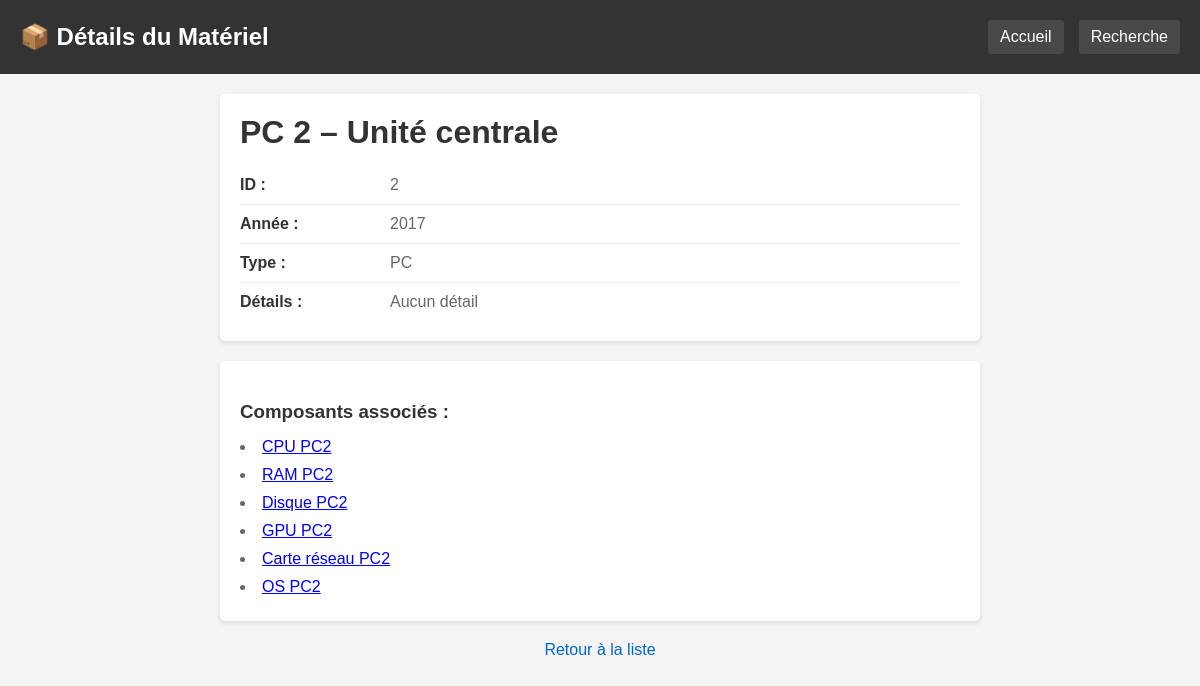
The app's page /details.php?id=2 with its own data.
### tables this page shows
CREATE TABLE MATERIEL (
    idMateriel INT PRIMARY KEY,
    nom VARCHAR(100) NOT NULL,
    annee INT,
    details VARCHAR(255),
    idType INT NOT NULL,
    idParent INT,
    FOREIGN KEY (idType) REFERENCES TYPEE(idType),
    FOREIGN KEY (idParent) REFERENCES MATERIEL(idMateriel)
);

CREATE TABLE TYPEE (
    idType INT PRIMARY KEY AUTO_INCREMENT,
    libelle VARCHAR(50) NOT NULL
);

### Public/details.php (the view, shortened to what this page needs)
<?php
try {
    $pdo = new PDO("mysql:host=$host;dbname=$dbname;charset=$charset", $user, $password);
} catch (PDOException $e) {
    die("Erreur : " . $e->getMessage());
}
if (isset($_GET['id'])) {
    $id = $_GET['id'];
    $sql = "
        SELECT
            m.*,
            t.libelle
        FROM MATERIEL m
        JOIN TYPEE t ON m.idType = t.idType
        WHERE m.idMateriel = :id
    ";
    $stmt = $pdo->prepare($sql);
    $stmt->execute(['id' => $id]);
    $materiel = $stmt->fetch();
    if ($materiel) {
?>
<!DOCTYPE html>
<html lang='fr'>
<head>
</head>
<body>
<div class="header">
    <h1>📦 Détails du Matériel</h1>
    <div class="header-links">
        <a href="index.php">Accueil</a>
        <a href="recherche.php">Recherche</a>
    </div>
</div>
<div class="container">
    <div class="details-box">
        <h1><?php print($materiel['nom']); ?></h1>
        <div class="detail-row">
            <div class="detail-label">ID :</div>
            <div class="detail-value"><?php print($materiel['idMateriel']); ?></div>
        </div>
        <div class="detail-row">
            <div class="detail-label">Année :</div>
            <div class="detail-value"><?php print(isset($materiel['annee']) ? $materiel['annee'] : "Non renseignée"); ?></div>
        </div>
        <div class="detail-row">
            <div class="detail-label">Type :</div>
            <div class="detail-value"><?php print($materiel['libelle']); ?></div>
        </div>
        <div class="detail-row">
            <div class="detail-label">Détails :</div>
            <div class="detail-value"><?php print(isset($materiel['details']) && $materiel['details'] !== "" ? $materiel['details'] : "Aucun détail"); ?></div>
        </div>
    </div>
    <div class="details-box">
        <?php
        $sqlEnfants = "
            SELECT
                idMateriel,
                nom
            FROM MATERIEL
            WHERE idParent = :id
        ";
        $stmtEnfants = $pdo->prepare($sqlEnfants);
        $stmtEnfants->execute(['id' => $id]);
        $composants = [];
        foreach ($stmtEnfants as $comp) {
            $composants[] = $comp;
        }
        print("<h3>Composants associés :</h3>");
        if (count($composants) > 0) {
            print("<ul>");
            foreach ($composants as $comp) {
                print("<li><a href='details.php?id=" . $comp['idMateriel'] . "'>" . $comp['nom'] . "</a></li>");
            }
            print("</ul>");
        } else {
            print("<p class='no-data'>Aucun composant pour cet équipement.</p>");
        }
        ?>
    </div>
    <div class="back-link">
        <a href="index.php">Retour à la liste</a>
    </div>
</div>
</body>
</html>
<?php
    } else {
        print("Matériel non trouvé.");
    }
} else {
    print("Aucun matériel sélectionné.");
}
?>

### Public/details.php (style rules this page uses)
* { margin: 0; padding: 0; box-sizing: border-box; }
body { font-family: Arial, serif; background: #f4f4f4; padding: 0; }
.header { background: #333; color: white; padding: 20px; display: flex; justify-content: space-between; align-items: center; }
.header h1 { font-size: 24px; }
.header-links { display: flex; gap: 15px; }
.header-links a { color: white; text-decoration: none; padding: 8px 12px; background: rgba(255,255,255,0.1); border-radius: 3px; }
.container { max-width: 800px; margin: 0 auto; padding: 20px; }
.details-box { background: white; padding: 20px; border-radius: 5px; box-shadow: 0 2px 5px rgba(0,0,0,0.1); margin-bottom: 20px; }
.details-box h1 { color: #333; margin-bottom: 15px; }
.detail-row { display: flex; padding: 10px 0; border-bottom: 1px solid #eee; }
.detail-row:last-child { border-bottom: none; }
.detail-label { font-weight: bold; color: #333; min-width: 150px; }
.detail-value { color: #666; }
h3 { color: #333; margin-top: 20px; margin-bottom: 10px; }
ul { list-style-position: inside; color: #666; }
ul li { padding: 5px 0; }
.back-link { text-align: center; margin-top: 20px; }
.back-link a { color: #0066cc; text-decoration: none; }

### records on screen
materiel: nom "PC 2 – Unité centrale", idMateriel "2", annee "2017", idType.libelle "PC"
materiel: nom "CPU PC2"
materiel: nom "RAM PC2"
materiel: nom "Disque PC2"
materiel: nom "GPU PC2"
materiel: nom "Carte réseau PC2"
materiel: nom "OS PC2"
